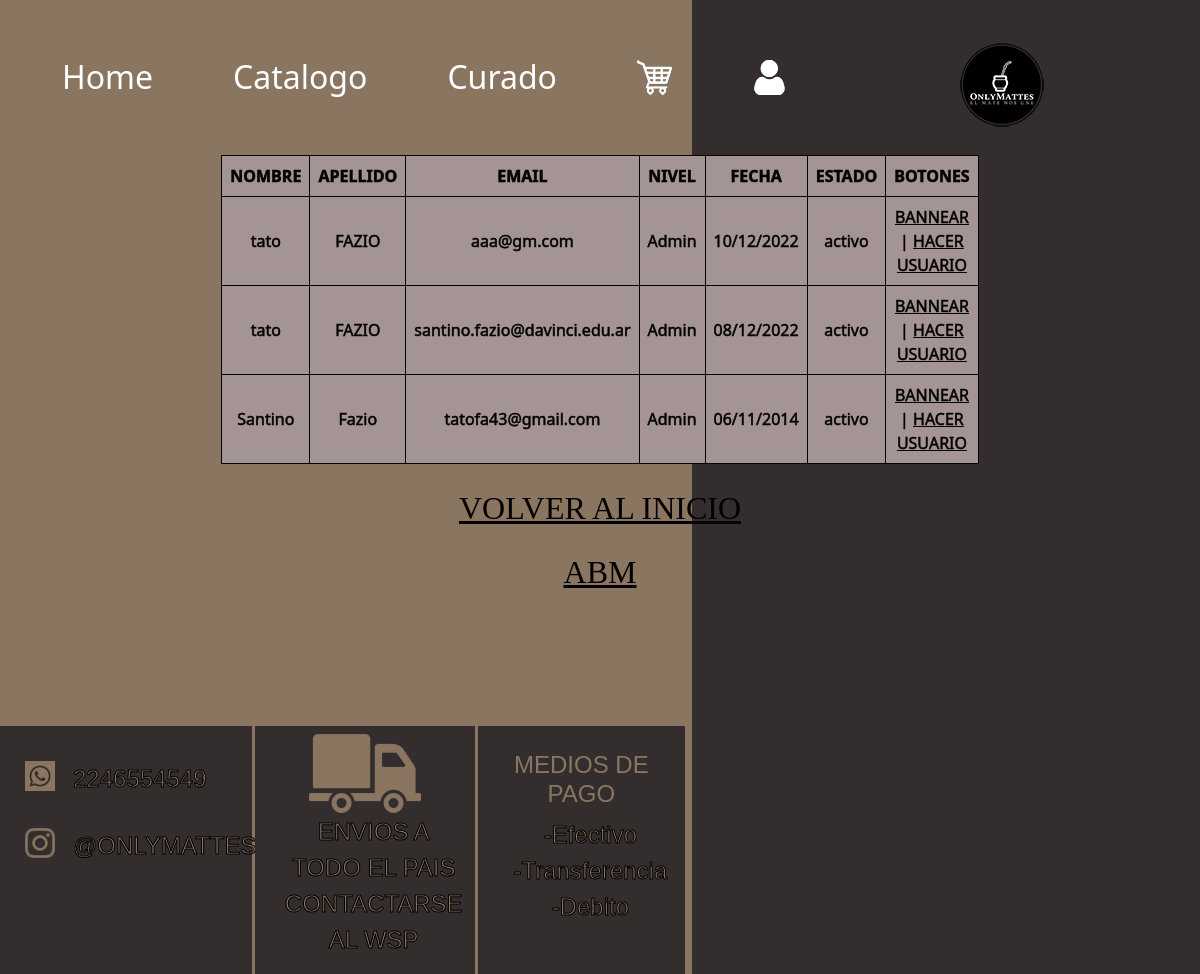
Page /login/admin/index.php (signed in) on the committed database.
### tables this page shows
CREATE TABLE `usuarios` (
  `ID` int(8) UNSIGNED NOT NULL,
  `NOMBRE` varchar(100) DEFAULT NULL,
  `APELLIDO` varchar(100) DEFAULT NULL,
  `EMAIL` varchar(100) NOT NULL,
  `CLAVE` varchar(100) DEFAULT NULL,
  `NIVEL` varchar(100) DEFAULT NULL,
  `FECHA_ALTA` datetime DEFAULT NULL,
  `ESTADO` enum('activo','banneado') NOT NULL DEFAULT 'activo'
);

### login/admin/index.php (the view, shortened to what this page needs)
<?php
$cnx = mysqli_connect('localhost', 'root', '', 'basedatos');
$c = "SELECT ID,NIVEL, IFNULL(NOMBRE, '----') AS NOMBRE, ESTADO, IFNULL(APELLIDO, '----') AS APELLIDO, EMAIL, DATE_FORMAT( FECHA_ALTA, '%d/%m/%Y' ) AS FECHA FROM usuarios ORDER BY FECHA_ALTA DESC";
$r = mysqli_query($cnx, $c);
?>
<?php
include_once 'header.php';
?>
<div class="tablaAdmin">
    <div class="tabla-responsive">
        <table class="tabla-usuarios">
            <thead>
                <tr>
                    <th>NOMBRE</th>
                    <th>APELLIDO</th>
                    <th>EMAIL</th>
                    <th>NIVEL</th>
                    <th>FECHA</th>
                    <th>ESTADO</th>
                    <th>BOTONES</th>
                </tr>
            </thead>
            <tbody>
                <?php
                while ($a = mysqli_fetch_assoc($r)) {
                    echo '<tr>';
                    echo '<td>' . $a['NOMBRE'] . '</td>';
                    echo '<td>' . $a['APELLIDO'] . '</td>';
                    echo '<td>' . $a['EMAIL'] . '</td>';
                    echo '<td>' . $a['NIVEL'] . '</td>';
                    echo '<td>' . $a['FECHA'] . '</td>';
                    echo '<td>' . $a['ESTADO'] . '</td>';
                    echo '<td>';
                    if ($a['ESTADO'] == 'activo') {
                        echo '<a href="bannear.php?id=' . $a['ID'] . '" class="mi-clase">BANNEAR</a>';
                    } else {
                        echo '<a href="no_bannear.php?id=' . $a['ID'] . '" class="mi-clase">ACTIVAR</a>';
                    }
                    echo ' | ';
                    if ($a['NIVEL'] == 'usuario') {
						echo '<a href="adminizar.php?id=' . $a['ID'] . '" class="mi-clase">HACER ADMIN</a>';
					} else {
						echo '<a href="no_adminizar.php?id=' . $a['ID'] . '" class="mi-clase">HACER USUARIO</a>';
					}
                    echo '</td>';
                    echo '</tr>';
                }
                ?>
            </tbody>
        </table>
    </div>
</div>
<div class="alinearVolverAlInicio ">
	<p><a href="../../index.php">VOLVER AL INICIO</a></p>
    <p><a href="AMB/productos.php">ABM</a></p>
</div>
<div class="">
    <div class="col-7">
        <?php
        include_once 'footer.php';
        ?>

### estilos/estilos.css (style rules this page uses)
body { background: linear-gradient(to right, #8a7560 57.7%, #332d2d 57.7%, #332d2d 100%); background-size: 100% auto; }
a { color: white; text-decoration: none; }
.tablaAdmin { display: flex; justify-content: center; align-items: center; margin-top: 20px; margin-bottom: 20px; }
.tabla-responsive { overflow-x: auto; }
.tabla-usuarios { text-align: center; display: table-caption; font-size: 1rem; color: black; -webkit-text-stroke: black 0.5px; border-collapse: collapse; width: 100%; background-color: rgb(165, 148, 148); }
.tabla-usuarios th, .tabla-usuarios td { padding: 8px; border: 1px solid black; }
.tabla-usuarios th { background-color: rgb(165, 148, 148); }
.tabla-usuarios tr:nth-child(even) { background-color: rgb(165, 148, 148); }
.mi-clase { color: black; text-decoration: underline; }
.alinearVolverAlInicio { text-align: center; }
div p a { color: black; font-size: 2em; font-family: Georgia, 'Times New Roman', Times, serif; }

### rows in the picture
usuarios: NOMBRE "tato", APELLIDO "FAZIO", EMAIL "aaa@gm.com", NIVEL "Admin", FECHA "10/12/2022", ESTADO "activo"
usuarios: NOMBRE "tato", APELLIDO "FAZIO", EMAIL "santino.fazio@davinci.edu.ar", NIVEL "Admin", FECHA "08/12/2022", ESTADO "activo"
usuarios: NOMBRE "Santino", APELLIDO "Fazio", EMAIL "tatofa43@gmail.com", NIVEL "Admin", FECHA "06/11/2014", ESTADO "activo"
